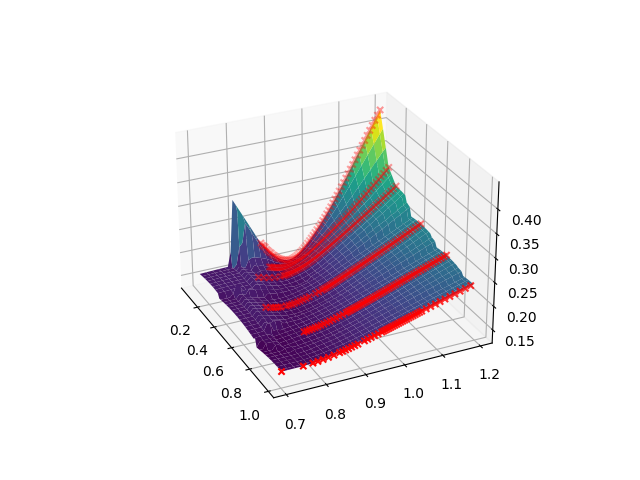

Recreate this plot in Python.
import numpy as np
from matplotlib import pyplot as plt
from matplotlib import cm
import pandas as pd
from py_vollib.black_scholes.implied_volatility import implied_volatility
from statsmodels.nonparametric.kernel_regression import KernelReg
from scipy.stats import iqr

save_figure = True
use_silverman_bw = False     # Use Silverman's rule of thumb for kernel regression bandwith or cross-validation

# Read the csv file
df = pd.read_csv('surf_1412.csv', names=['Price', 'Strike', 'Rate', 'Time', 'Value', 'Class'])
df.drop_duplicates(inplace=True)

# Calculate moneyness
df['Moneyness'] = df['Price']/df['Strike']

# Drop data points that have extreme moneyness or too far away from maturity
df.drop(df[df['Time']>1].index, inplace=True)
df.drop(df[(df['Moneyness']<0.7) | (df['Moneyness']>1.2)].index, inplace=True)

# Indicate if the row corresponds to a call or a put
df['Class'] = df['Class'].map({0: 'p', 1: 'c'})

# Computes implied volatility
def iv(row):
    return implied_volatility(row['Value'], row['Price'], row['Strike'], row['Time'], row['Rate'], row['Class'])


df['Implied Volatility'] = df.apply(iv, axis=1)

# Drop rows with Nan values
df.dropna(inplace=True)

if use_silverman_bw:

    def compute_silverman_bw(column):
        a = np.unique(column)
        return 0.9 * np.min([np.std(a), iqr(a) / 1.34]) * len(a) ** (-1 / 5)

    bw = [compute_silverman_bw(column) for column in [df['Implied Volatility'], df['Time']]]

else:
    bw = 'cv_ls'

# Do a kernel regression with gaussian kernel and bandwidth determined by cross-validation
kr = KernelReg(df['Implied Volatility'], [df['Time'], df['Moneyness']], 'cc', bw=bw)

# Create a grid for the plot and predict the volatility surface on it
steps = 60
tau = np.linspace(df['Time'].min(), df['Time'].max(), steps)
moneyness = np.linspace(df['Moneyness'].min(), df['Moneyness'].max(), steps)
mg = np.array(np.meshgrid(tau, moneyness)).reshape(2,-1)
estimate, _ = kr.fit(mg)

# Plot
X, Y = np.meshgrid(tau, moneyness)
fig, ax = plt.subplots(subplot_kw={"projection": "3d"})
ax.plot_surface(X, Y, estimate.reshape(-1, steps), cmap=cm.viridis)
ax.scatter(df['Time'], df['Moneyness'], df['Implied Volatility'], c='r', marker='x')
plt.show()

if save_figure:
    fig.savefig('SFEVolSurfPlot.png', transparent=True)
